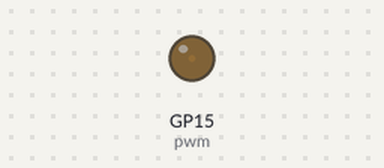
This program was run on a simulated Raspberry Pi Pico running MicroPython. On the bench: output pins drawn as LEDs (lit = HIGH).

Above: at 0.05 s.
At 4.95 s:
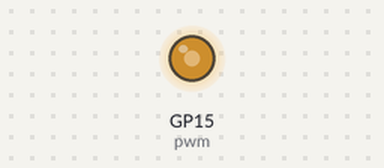
At 7.75 s:
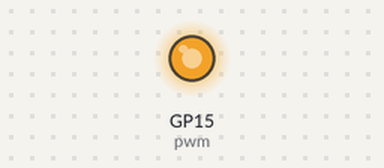
At 15.45 s:
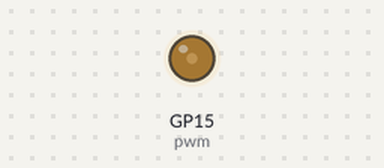
Timing chart, 0 to 22.8 s (numbered marks = the images above):
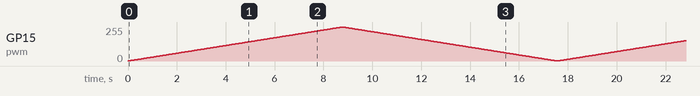

The program:

pwm_led-fade.py
```python
# ==================================================
"""
Project objective: Fade the light of an external LED using PWM

Hardware and connections used:
    LED to GPIO Pin 15
    220 ohm resistor for the LED

Author: Adrian Josele G. Quional
"""
# ==================================================

# modules
from machine import Pin, PWM	# PWM class is needed to create a PWM object
from time import sleep

# creating a PWM object, specifying GPIO Pin 15 as OUT
pwm = PWM(Pin(15))
# Note: pins that support PWM are
#   GPIO0, GPIO2, GPIO4, GPIO5, GPIO10, GPIO12-19, GPIO21, GPIO22, GPIO23, GPIO25-27

# setting frequency of PWM output at 1000 Hz
pwm.freq(1000)

# continuously fade the brightness of the LED
while True:
    # gradually turns the LED on
    # 65535 is the maximum analog value (max voltage)
    # 65025 would also worked, as per Raspberry Pi Projects website
    for duty in range(65535):
        pwm.duty_u16(duty)
        sleep(0.0001)

    # gradually turns the LED off
    # 65535 slowly decrements to 0
    for duty in range(65535, 0, -1):
        pwm.duty_u16(duty)
        sleep(0.0001)
```
